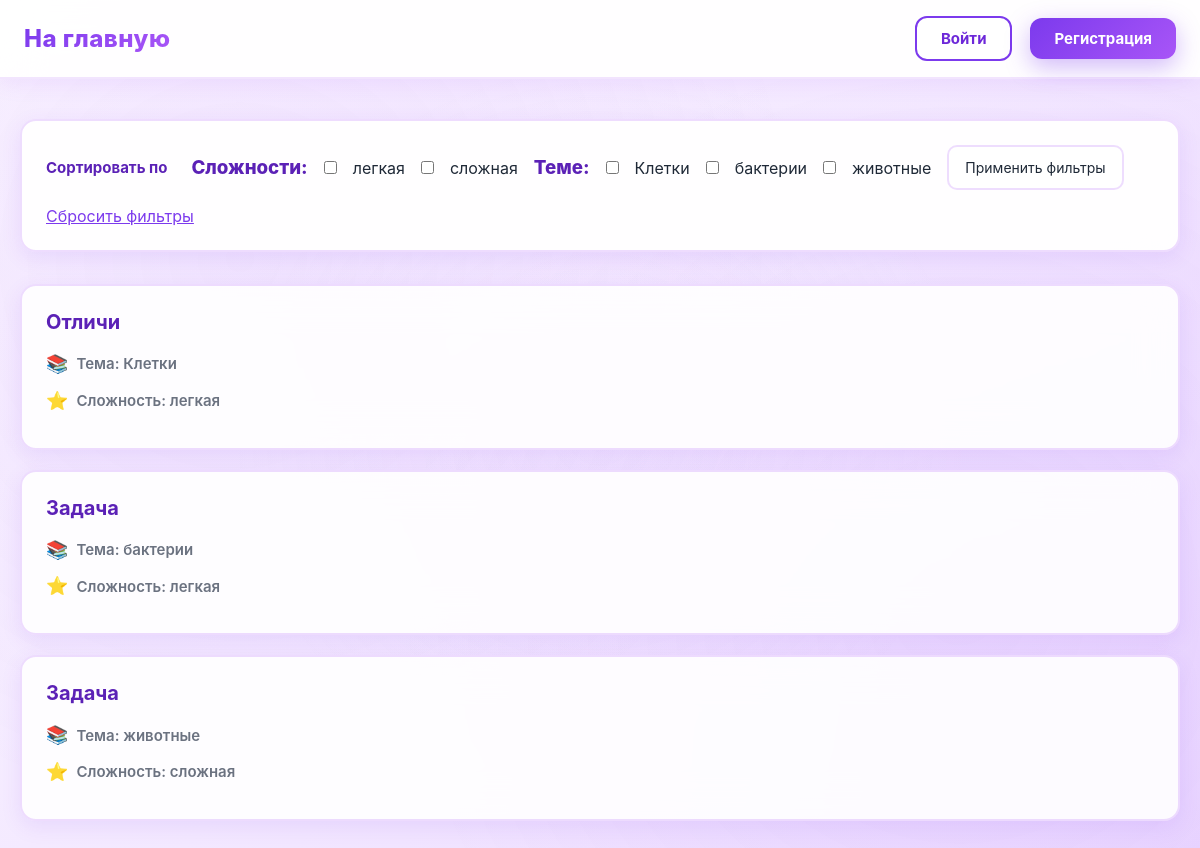
/биология/, run on an earlier commit of the app's database.
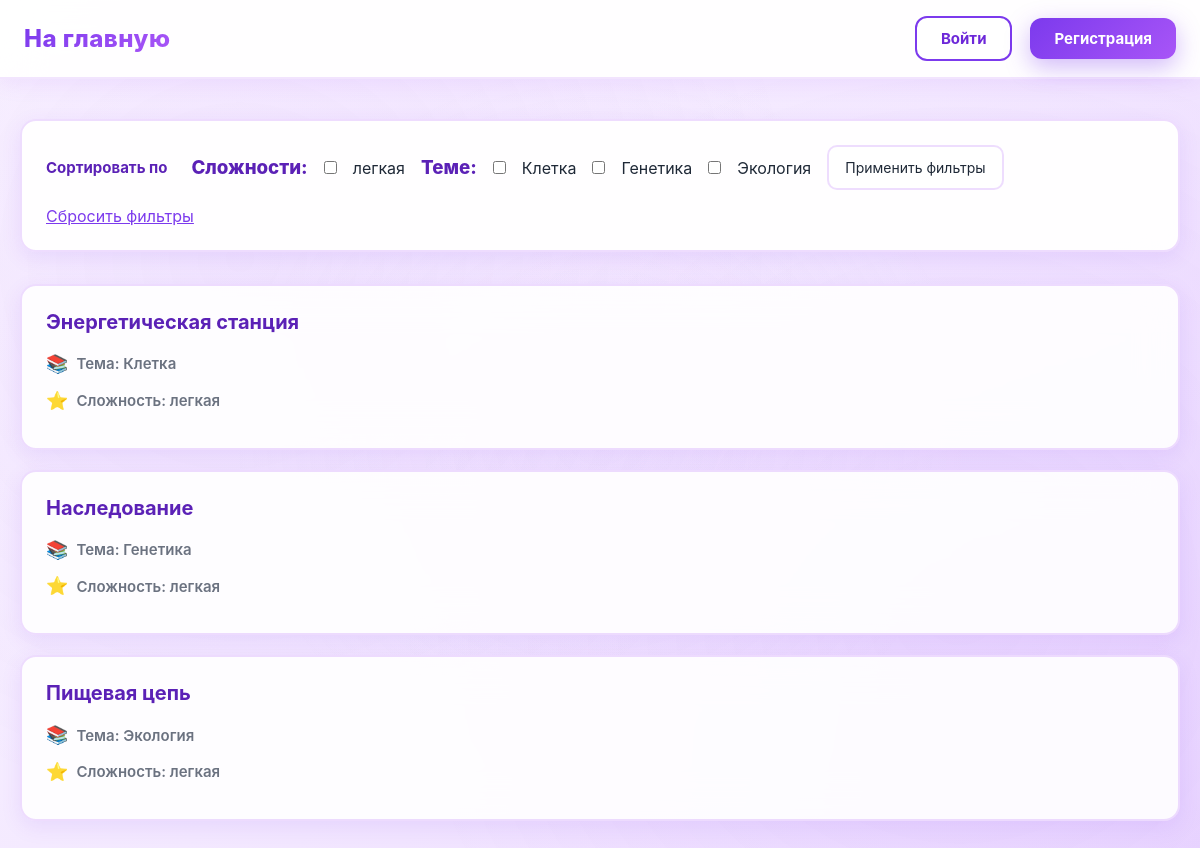
And on a later commit of the database.
### data/tasks.py (models this page shows)
class Tasks(SqlAlchemyBase):
    __tablename__ = 'tasks'
    id = sqlalchemy.Column(sqlalchemy.Integer,
                           primary_key=True, autoincrement=True)
    subject = sqlalchemy.Column(sqlalchemy.Text, nullable=True)
    title = sqlalchemy.Column(sqlalchemy.Text, nullable=True)
    statement = sqlalchemy.Column(sqlalchemy.Text, nullable=True)
    input_format = sqlalchemy.Column(sqlalchemy.Text, nullable=True)
    output_format = sqlalchemy.Column(sqlalchemy.Text, nullable=True)
    memory_limit = sqlalchemy.Column(sqlalchemy.Integer, nullable=True)
    time_limit = sqlalchemy.Column(sqlalchemy.Integer, nullable=True)
    difficulty = sqlalchemy.Column(sqlalchemy.Text, nullable=True)
    created_at = sqlalchemy.Column(sqlalchemy.DateTime,
                                     default=datetime.datetime.now)
    task_tests = orm.relationship("TaskTest", back_populates='tasks')
    submissions = orm.relationship("Submissions", back_populates="tasks")
    theme = sqlalchemy.Column(sqlalchemy.Text, nullable=True)

### main.py (the view)
@app.route("/")
@app.route("/<subject>/")
def index(subject=None):
    if request.path == '/' or 'subject' in request.path:
        return redirect('/subject/choice')
    db_sess = db_session.create_session()
    sort_by = request.args.get('sort_by')
    difficulties = db_sess.query(Tasks.difficulty).filter(Tasks.subject == subject).distinct().all()
    difficulties = [d[0] for d in difficulties if d[0]]
    themes = db_sess.query(Tasks.theme).filter(Tasks.subject == subject).distinct().all()
    themes = [t[0] for t in themes if t[0]]
    selected_difficulties = request.args.getlist('difficulty')
    selected_themes = request.args.getlist('theme')
    query = db_sess.query(Tasks).filter(Tasks.subject == subject)
    if selected_difficulties:
        query = query.filter(Tasks.difficulty.in_(selected_difficulties))
    if selected_themes:
        query = query.filter(Tasks.theme.in_(selected_themes))
    if sort_by == 'difficulty':
        tasks = query.order_by(Tasks.difficulty).all()
    elif sort_by == 'theme':
        tasks = query.all()
    else:
        tasks = query.all()
    return render_template('tasks.html', tasks=tasks, subject=subject,
                           difficulties=difficulties, themes=themes, selected_difficulties=selected_difficulties,
                           selected_themes=selected_themes, sort_by=sort_by)

### data/db_session.py (called while the page is built)
def create_session() -> Session:
    global __factory
    return __factory()

### templates/tasks.html
{% extends "base.html" %}
{% block styles %}
<link rel="stylesheet" href="{{ url_for('static', filename='tasks.css') }}">
{% endblock %}
{% block content %}
<form method="get">
    <h3>Сложности:</h3>
    {% for difficulty in difficulties %}
    <input type="checkbox" name="difficulty" value="{{ difficulty }}"
           id="diff_{{ loop.index }}" {% if difficulty in selected_difficulties %}checked{% endif %}>
    <label for="diff_{{ loop.index }}">{{ difficulty }}</label><br>
    {% endfor %}
    <h3>Теме:</h3>
    {% for theme in themes %}
    <input type="checkbox" name="theme" value="{{ theme }}"
           id="theme_{{ loop.index }}" {% if theme in selected_themes %}checked{% endif %}>
    <label for="theme_{{ loop.index }}">{{ theme }}</label><br>
    {% endfor %}
    <br><br>
    <input type="submit" value="Применить фильтры">
    <a href="/{{ subject }}/">Сбросить фильтры</a>
</form>
{% if tasks %}
    {% for task in tasks %}
    <div class="col-md-6 border rounded" style="margin-bottom: 20px;">
        <li>
          <a href="{{ url_for('training', subject=subject, task_id=task.id) }}">
            {{ task.title }}
          </a>
        </li>
        <p>Тема: {{ task.theme or 'Не указана' }}</p>
        <p>Сложность: {{ task.difficulty or 'Не указана' }}</p>
    </div>
    {% endfor %}
{% else %}
    <p>Задачи отсутствуют.</p>
{% endif %}
{% endblock %}

What changed in the data, as far as the page shows it:
no longer on this page (row edited): Tasks: title "Отличи", theme "Клетки", difficulty "легкая"
no longer on this page (row edited): Tasks: title "Задача", theme "бактерии", difficulty "легкая"
no longer on this page (row edited): Tasks: title "Задача", theme "животные", difficulty "сложная"
added Tasks: title "Энергетическая станция", theme "Клетка", difficulty "легкая"
added Tasks: title "Наследование", theme "Генетика", difficulty "легкая"
added Tasks: title "Пищевая цепь", theme "Экология", difficulty "легкая"
Also different on the page:
new list line: "☐ Клетка"
new list line: "☐ Генетика"
new list line: "☐ Экология"
list line gone: "☐ сложная"
list line gone: "☐ Клетки"
list line gone: "☐ бактерии"
list line gone: "☐ животные"
